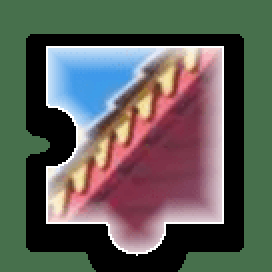
#> input picture QzoneLogin/slideBlock.png, 136 x 136 px (shown 2 times larger)
$ python slideUnlock.py
#> lines starting #> are read from the running program, lines starting #| are printed output that depends on the picture
#!/usr/bin/env python3
# -*- coding: utf-8 -*-
# @Time    :
# @Author  : wang
# @Software: PyCharm
# @FileName:
# @FileDescription:

import cv2
import numpy as np


class Slide(object):
    """
    根据滑块图片，获取缺口背景图中缺口所在坐标，
    即滑块图片所需移动距离
    :param slideBg_path: 缺口背景图保存路径
    :param  slideBlock_path: 滑块图片保存路径
    """
    def __init__(self, slideBg_path, slideBlock_path):
        self.slideBg_path = slideBg_path
        self.slideBlock_path = slideBlock_path

    def get_element_slide_distance(self):
        """
        计算
        :return: 滑块所需移动距离
        """
        # 读取1通道缺口滑块图片
        slideBlock = cv2.imread(self.slideBlock_path, 0)
        # 获取缺口图数组的形状 -->缺口图的宽和高
        width, height = slideBlock.shape[::-1]
        # 另存为
        slideBlockNew = 'slideBlockNew.png'
        cv2.imwrite(slideBlockNew, slideBlock)
        # 读取另存的缺口滑块图
        slideBlock_gray = cv2.imread(slideBlockNew)
        # 进行色彩转换,转换成灰度图
        slideBlock_gray = cv2.cvtColor(slideBlock_gray, cv2.COLOR_BGR2GRAY)
        # 获取色差的绝对值
        slideBlock_gray = abs(255 - slideBlock_gray)
        # 保存灰度滑块图
        cv2.imwrite(slideBlockNew, slideBlock_gray)
        # 读取灰度滑块图
        slideBlock_gray = cv2.imread(slideBlockNew)

        # 缺口背景图
        slideBg_rgb = cv2.imread(self.slideBg_path)
        slideBg_rgb = cv2.cvtColor(slideBg_rgb, cv2.COLOR_BGR2GRAY)
        slideBgNew = 'slideBgNew.png'
        cv2.imwrite(slideBgNew, slideBg_rgb)
        slideBg_gray = cv2.imread(slideBgNew)
        # 对两张图片进行对比
        res = cv2.matchTemplate(slideBlock_gray, slideBg_gray, cv2.TM_CCOEFF_NORMED)
        top, left = np.unravel_index(np.argmax(res), res.shape)  # 通过np转化为数值，就是坐标
        print("当前滑块的缺口位置：", (left, top, left + width, top + height))
        return left

    def get_track(self, distance):
        """
        根据偏移量获取移动轨迹
        :param distance:偏移量
        :return:移动轨迹
        """
        track = []      # 移动轨迹
        current = 0     # 当前位移
        mid = distance * 4 / 5  # 减速阈值  362.4
        t = 1     # 计算间隔
        v = 0       # 初速度

        while current < distance:
            if current < mid:
                # 加速度为正2
                a = 8
            else:
                # 加速度为负3
                a = -5
            # 初速度v0
            v0 = v
            # 当前速度v = v0 + at
            v = v0 + a * t
            # 移动距离x = v0t + 1/2 * a * t^2
            move = v0 * t + (1/2 * a * t * t)
            # 当前位移
            current += move
            # 最后一段轨迹处理
            if current > distance:
                move = distance-(current-move)
            # 加入轨迹
            track.append(round(move))
        print('移动轨迹：', track)
        return track

def test():
    slideBg_path = "QzoneLogin/slideBg.png"
    slideBlock_path = "QzoneLogin/slideBlock.png"
    slide = Slide(slideBg_path, slideBlock_path)
    y = slide.get_element_slide_distance()
#> in get_element_slide_distance, `slideBlock = cv2.imread(self.slideBlock_path, 0)`:
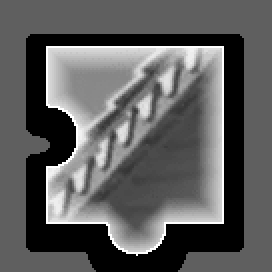
#> slideBlock: shape (136, 136) (shown 2 times larger); min 0, max 255, mean 92.9
#> in get_element_slide_distance, `slideBlock_gray = abs(255 - slideBlock_gray)`:
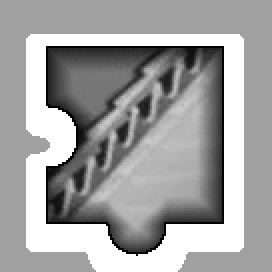
#> slideBlock_gray: shape (136, 136) (shown 2 times larger); min 0, max 255, mean 162.1
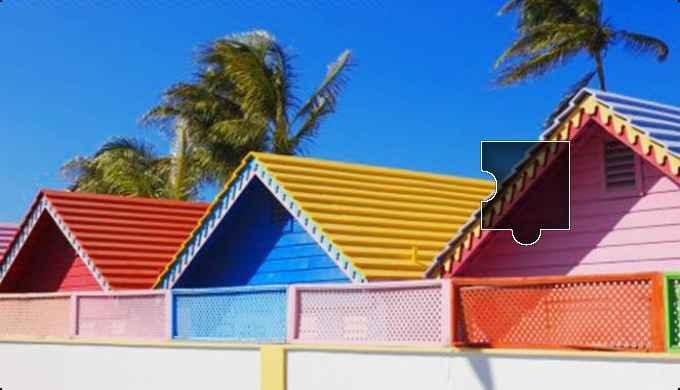
#> input picture QzoneLogin/slideBg.png, 680 x 390 px
#> in get_element_slide_distance, slideBg_rgb is the input picture: shape (390, 680, 3); mean B, G, R 151.1, 128, 120.1
#> in get_element_slide_distance, `slideBg_rgb = cv2.cvtColor(slideBg_rgb, cv2.COLOR_BGR2GRAY)`:
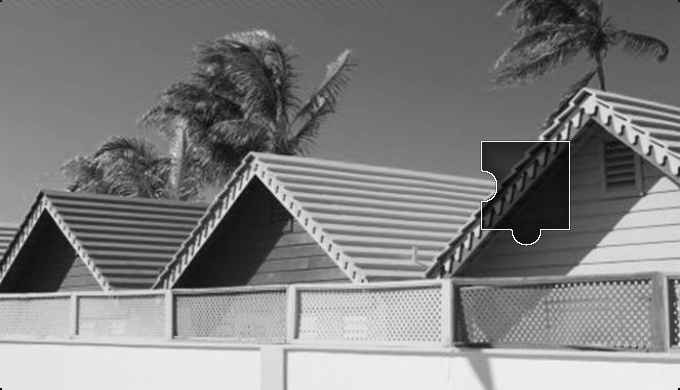
#> slideBg_rgb: shape (390, 680); min 0, max 255, mean 128.3
#> in get_element_slide_distance, `res = cv2.matchTemplate(slideBlock_gray, slideBg_gray, cv2.TM_CCOEFF_N..`:
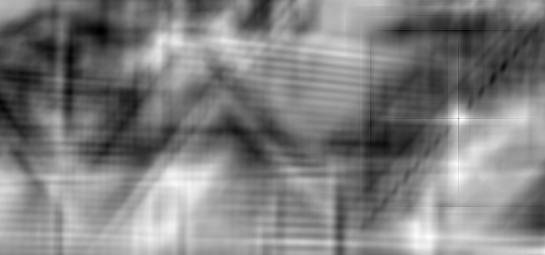
#> res: shape (255, 545) float32; min -0.177, max 0.257, mean 0.0401; drawn with min black and max white
#> in get_element_slide_distance, `top, left = np.unravel_index(np.argmax(res), res.shape)`: top = 119; left = 461
#| 当前滑块的缺口位置： (461, 119, 597, 255)
#> y = 461

    track = slide.get_track(y)
#> in get_track, `mid = distance * 4 / 5`: mid = 368.8
#> the loop in get_track, `while current < distance:` made 11 passes
#> (a, v0, v, move, current) on passes 1 to 11: (8, 0, 8, 4, 4), (8, 8, 16, 12, 16), (8, 16, 24, 20, 36), (8, 24, 32, 28, 64), (8, 32, 40, 36, 100), (8, 40, 48, 44, 144), (8, 48, 56, 52, 196), (8, 56, 64, 60, 256), (8, 64, 72, 68, 324), (8, 72, 80, 76, 400), (-5, 80, 75, 61, 477.5)
#> after the loop in get_track, `while current < distance:`: current = 477.5; track = [4, 12, 20, 28, 36, 44, 52, 60, 68, 76, 61]
#| 移动轨迹： [4, 12, 20, 28, 36, 44, 52, 60, 68, 76, 61]
#> track = [4, 12, 20, 28, 36, 44, 52, 60, 68, 76, 61]
    sum = 0
    for i in track:
        sum+=i
#> this loop made 11 passes
#> (i, sum) on passes 1 to 11: (4, 4), (12, 16), (20, 36), (28, 64), (36, 100), (44, 144), (52, 196), (60, 256), (68, 324), (76, 400), (61, 461)
#> after the loop, sum = 461
    print(sum)
#| 461

if __name__ == '__main__':
    test()
